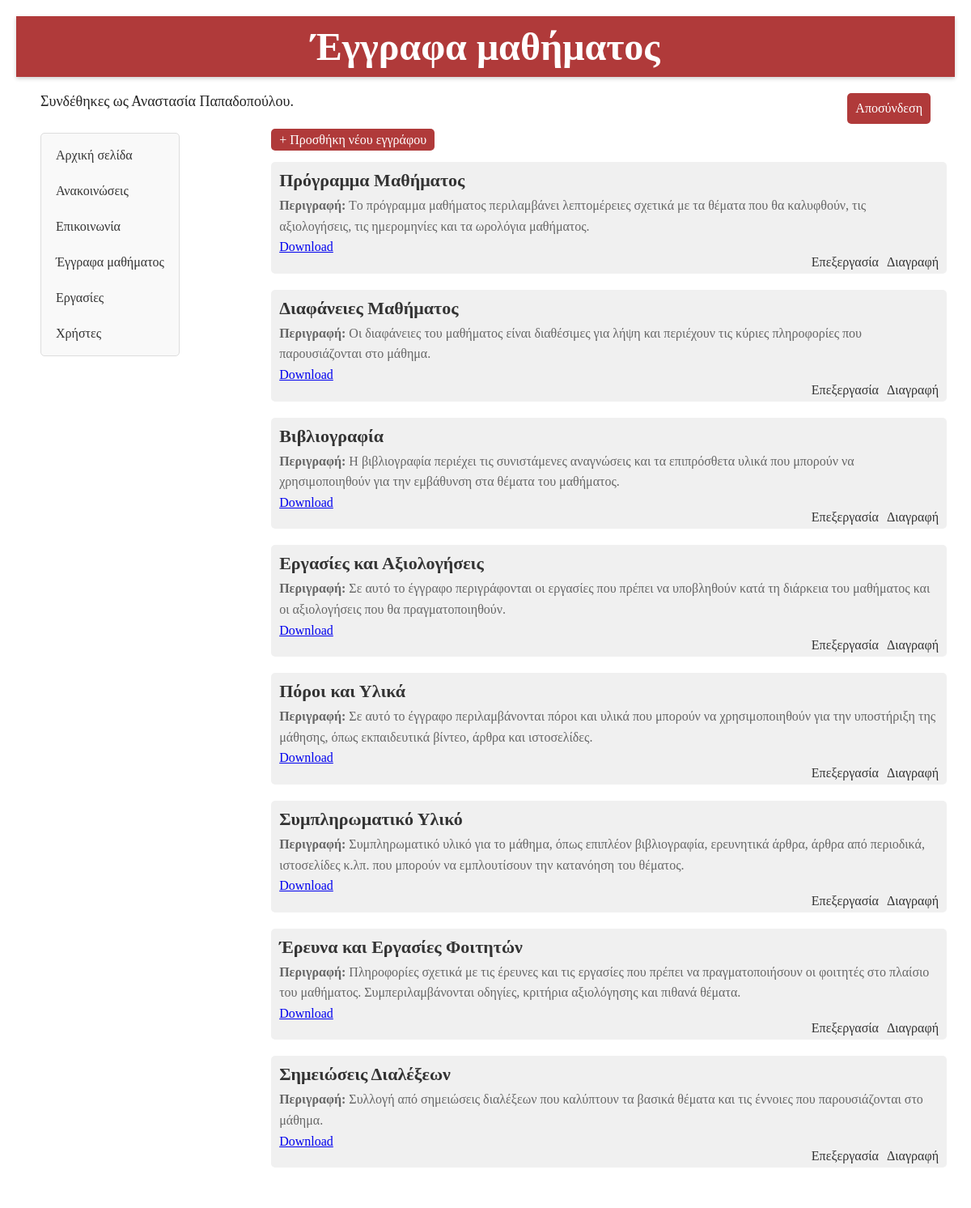
Screenshot of /documents.php (signed in) with the database file from the repository.
### tables this page shows
CREATE TABLE `documents` (
  `id` int(11) NOT NULL,
  `title` varchar(255) NOT NULL,
  `description` text NOT NULL,
  `path` mediumtext NOT NULL
);

### documents.php (the view, shortened to what this page needs)
<!DOCTYPE html>
<html lang="en">
<head>
    <link rel="stylesheet" href="style.css">
</head>
<body>
<div class="container">
    <div class="title">
        <h1>Έγγραφα μαθήματος</h1>
    </div>
    <?php require 'header.php';?>
    <br>
    <div class="row">
        <div class="column options">
            <?php require 'menu.php'; ?>
        </div>
        <div class="column content">
            <?php
            if ($role == "Tutor") {
                echo "<div>";
                echo '<a href="add_document.php" class="add-button">+ Προσθήκη νέου εγγράφου</a>';
                echo "</div>";
                echo "<br>";
            }
            require 'db_connection.php';
            $sql = "SELECT * FROM documents";
            $documents = mysqli_query($conn, $sql);
            if ($documents->num_rows > 0) {
                while ($row = $documents->fetch_assoc()) {
                    echo "<div class='document'>";
                    echo "<h2>" . $row['title'] . "</h2>";
                    echo "<p><b>Περιγραφή:</b> " . $row['description'] . "</p>";
                    echo "<p><a href='" . $row['path'] . "'>Download</a></p>";
                    if ($role == "Tutor") {
                        echo "<div class='actions-container'>";
                        echo "<div class='actions'>";
                        echo "<a href='edit_document.php?id=" . $row['id'] . "'>Επεξεργασία</a>";
                        echo "<a href='delete_document.php?id=" . $row['id'] . "' onclick=\"return confirm('Είστε βέβαιος/βεβαία ότι θέλετε να διαγράψετε το έγγραφο;')\">Διαγραφή</a>";
                        echo "</div>";
                        echo "</div>";
                    }
                    echo "</div>";
                }
            } else {
                echo "Δεν υπάρχουν έγγραφα.";
            }
            ?>
        </div>
        </div>
    </div>
</body>
</html>

### style.css (style rules this page uses)
* { box-sizing: border-box; margin: 0; padding: 0; }
body { position: relative; }
.container { width: 100%; max-width: 1200px; margin: 0 auto; padding: 20px; }
.title { text-align: center; background-color: #b03a3a; color: #fff; font-size: 24px; padding: 10px; box-shadow: 0 2px 5px rgba(0, 0, 0, 0.2); margin-bottom: 20px; }
.row { display: flex; justify-content: space-between; }
.column { padding: 10px; }
.options { width: 25%; margin-left: 20px; }
.content { width: 75%; }
.row:after { content: ""; display: table; clear: both; }
.announcement, .communication, .document, .homework, .user { margin-bottom: 20px; padding: 10px; background-color: #f0f0f0; border-radius: 5px; }
.announcement h2, .communication h2, .document h2, .homework h2, .user h2 { font-size: 22px; color: #333; margin-bottom: 5px; }
.announcement p, .communication p, .document p, .homework p, .user p { font-size: 16px; color: #666; line-height: 1.6; }
.announcement, .user, .document, .homework { position: relative; }
.actions-container { display: flex; flex-direction: column; align-items: flex-end; margin-top: 10px; }
.actions { display: flex; justify-content: flex-end; gap: 10px; position: absolute; bottom: 0; right: 0; margin-right: 10px; margin-bottom: 5px; margin-top: 5px; }
.actions a { color: #333; text-decoration: none; }
.add-button { background-color: #b03a3a; color: white; border: none; padding: 5px 10px; border-radius: 5px; text-decoration: none; }

### rows the page displays
documents: title "Πρόγραμμα Μαθήματος", description "Τo πρόγραμμα μαθήματος περιλαμβάνει λεπτομέρειες σχετικά με τα θέματα που θα καλυφθούν, τις αξιολογήσεις, τις ημερομηνίες και τα ωρολόγια μαθήματος."
documents: title "Διαφάνειες Μαθήματος", description "Οι διαφάνειες του μαθήματος είναι διαθέσιμες για λήψη και περιέχουν τις κύριες πληροφορίες που παρουσιάζονται στο μάθημα."
documents: title "Βιβλιογραφία", description "Η βιβλιογραφία περιέχει τις συνιστάμενες αναγνώσεις και τα επιπρόσθετα υλικά που μπορούν να χρησιμοποιηθούν για την εμβάθυνση στα θέματα του μαθήματος."
documents: title "Εργασίες και Αξιολογήσεις", description "Σε αυτό το έγγραφο περιγράφονται οι εργασίες που πρέπει να υποβληθούν κατά τη διάρκεια του μαθήματος και οι αξιολογήσεις που θα πραγματοποιηθούν."
documents: title "Πόροι και Υλικά", description "Σε αυτό το έγγραφο περιλαμβάνονται πόροι και υλικά που μπορούν να χρησιμοποιηθούν για την υποστήριξη της μάθησης, όπως εκπαιδευτικά βίντεο, άρθρα και ιστοσελίδες."
documents: title "Συμπληρωματικό Υλικό", description "Συμπληρωματικό υλικό για το μάθημα, όπως επιπλέον βιβλιογραφία, ερευνητικά άρθρα, άρθρα από περιοδικά, ιστοσελίδες κ.λπ. που μπορούν να εμπλουτίσουν την κατανόηση του θέματος."
documents: title "Έρευνα και Εργασίες Φοιτητών", description "Πληροφορίες σχετικά με τις έρευνες και τις εργασίες που πρέπει να πραγματοποιήσουν οι φοιτητές στο πλαίσιο του μαθήματος. Συμπεριλαμβάνονται οδηγίες, κριτήρια αξιολόγησης και πιθανά θέματα."
documents: title "Σημειώσεις Διαλέξεων", description "Συλλογή από σημειώσεις διαλέξεων που καλύπτουν τα βασικά θέματα και τις έννοιες που παρουσιάζονται στο μάθημα."

### other values shown
$name "Αναστασία"
$surname "Παπαδοπούλου"
